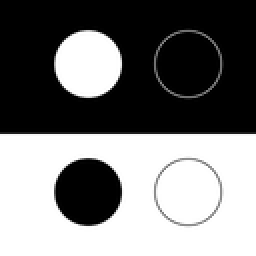
%> input picture Test.png, 128 x 128 px, shrunk from 256 x 256 before the run (shown 2 times larger)
$ octave main.m   (GNU Octave 9; MATLAB toolbox functions it lacks are replaced by stand-ins)
%> lines starting %> are read from the running program, lines starting %| are printed output that depends on the picture
### matR.m
function [M,T,RGB] = matR(I,sgn)
    % magnitudes and tangents of grayscale, double, range [0,1] image I
    % M in [0,1], double
    % T in 0:369
    %     angles are measured counterclockwise from 'x' axis
    %     where 'x' is row and 'y' is column
    % RGB: representation of M and T (see lines 44-49 for interpretation)
    % Similar to mat.m, but wavelet outputs are vector-averaged instead of
    %     interpolated

    stretch = 0;
    scale = 1;
    npeaks = 1;

    n = 16;
    N = 180;

    [nr,nc] = size(I);

    J = zeros(nr,nc,n);

    orientations = 0:N/n:N-N/n;
    for i = 1:n
        orientation = orientations(i);
        mr = rmorlet(stretch,scale,orientation,npeaks);
        Jr = conv2(I,sgn*mr,'same');
        J(:,:,i) = Jr.*(Jr > 0);
    end

    M = zeros(nr,nc);
    T = zeros(nr,nc);
    for row = 1:nr
        for col = 1:nc
            x = zeros(2,n);
            for i = 1:n
                a = orientations(i)/N*2*pi; % 0 to 2*pi
                x(:,i) = J(row,col,i)*[cos(a); sin(a)];
            end
            mx = mean(x,2);
            nmx = norm(mx);
            M(row,col) = nmx;
            mx = mx/nmx;
            a = atan2(mx(2),mx(1))/pi*180; % -180 to 180;
            if a < 0
                a = a+360;
            end
            T(row,col) = a/2;
        end
    end
    M = M/max(max(M));

    if nargout > 2
        H = T/360;
        S = ones(nr,nc);
        V = M;

        HSV = cat(3,cat(3,H,S),V);
        RGB = hsv2rgb(HSV);
    end
end

### matI.m
function [M,T,RGB] = matI(I)
    % magnitudes and tangents of grayscale, double, range [0,1] image I
    % M in [0,1], double
    % T in 0:359
    %     angles are measured counterclockwise from 'x' axis
    %     where 'x' is row and 'y' is column
    % RGB: representation of M and T (see lines 52-57 for interpretation)
    % Similar to mat.m, but wavelet outputs are vector-averaged instead of
    %     interpolated

    stretch = 0;
    scale = 1;
    npeaks = 1;

    n = 16;
    N = 360;

    [nr,nc] = size(I);

    J = zeros(nr,nc,n);

    orientations = 0:N/n:N-N/n;
    for i = 1:n
        orientation = orientations(i);
        mi = imorlet(stretch,scale,orientation,npeaks);
        J(:,:,i) = conv2(I,mi,'same');
    end

    M = zeros(nr,nc);
    T = zeros(nr,nc);
    for row = 1:nr
        for col = 1:nc
            x = zeros(2,n);
            for i = 1:n
                a = orientations(i)/N*2*pi; % 0 to 2*pi
                x(:,i) = J(row,col,i)*[cos(a); sin(a)];
            end
            mx = mean(x,2);
            nmx = norm(mx);
            M(row,col) = nmx;
            mx = mx/nmx;
            a = atan2(mx(2),mx(1))/pi*180; % -180 to 180;
            if a < 0
                a = a+360;
            end
            T(row,col) = a;
        end
    end
    M = M/max(max(M));

    if nargout > 2
        H = T/360;
        S = ones(nr,nc);
        V = M;

        HSV = cat(3,cat(3,H,S),V);
        RGB = hsv2rgb(HSV);
    end
end

### imorlet.m
function mi = imorlet(stretch,scale,orientation,npeaks)
    % imaginary part of morlet wavelet

    % controls width of gaussian window (default: scale)
    sigma = scale;

    % orientation (in radians)
    theta = -(orientation-90)/360*2*pi+pi;

    % controls elongation in direction perpendicular to wave
    gamma = 1/(1+stretch);

    % width and height of kernel
    support = 2.5*sigma/gamma;

    % wavelength (default: 4*sigma)
    lambda = 1/npeaks*4*sigma;

    % phase offset (in radians)
    psi = 0;

    xmin = -support;
    xmax = -xmin;
    ymin = xmin;
    ymax = xmax;

    xdomain = xmin:xmax;
    ydomain = ymin:ymax;

    [x,y] = meshgrid(xdomain,ydomain);

    xprime = cos(theta)*x+sin(theta)*y;
    yprime = -sin(theta)*x+cos(theta)*y;

    expf = exp(-0.5/sigma^2*(xprime.^2+gamma^2*yprime.^2));

    mi = expf.*sin(2*pi/lambda*xprime+psi);

    % mean = 0
    mi = mi-sum(sum(mi))/numel(mi);

    % norm = 1
    mi = mi./sqrt(sum(sum(mi.*mi)));
end

### rmorlet.m
function mr = rmorlet(stretch,scale,orientation,npeaks)
    % controls width of gaussian window (default: scale)
    sigma = scale;

    % orientation (in radians)
    theta = -(orientation-90)/360*2*pi;

    % controls elongation in direction perpendicular to wave
    gamma = 1/(1+stretch);

    % width and height of kernel
    support = 2.5*sigma/gamma;

    % wavelength (default: 4*sigma)
    lambda = 1/npeaks*4*sigma;

    % phase offset (in radians)
    psi = 0;


    xmin = -support;
    xmax = -xmin;
    ymin = xmin;
    ymax = xmax;

    xdomain = xmin:xmax;
    ydomain = ymin:ymax;

    [x,y] = meshgrid(xdomain,ydomain);

    xprime = cos(theta)*x+sin(theta)*y;
    yprime = -sin(theta)*x+cos(theta)*y;

    expf = exp(-0.5/sigma^2*(xprime.^2+gamma^2*yprime.^2));

    mr = expf.*cos(2*pi/lambda*xprime+psi);

    % mean = 0
    mr = mr-sum(sum(mr))/numel(mr);

    % norm = 1
    mr = mr./sqrt(sum(sum(mr.*mr)));
end

### main.m
% magnitudes and tangents

I = double(imread('Test.png'))/255;
%> I: size 128x128 double; min 0, max 1, mean 0.477
if size(I,3) > 1
    I = rgb2gray(I);
end
figure, imshow(I), title('input')

% 'positive' ridges, wavelet bank, 0...179
[~,~,RGB1] = matR(I,1);
%> the loop in matR, `for i = 1:n` made 16 passes
%> pass 1, in matR, `Jr = conv2(I,sgn*mr,'same');`:
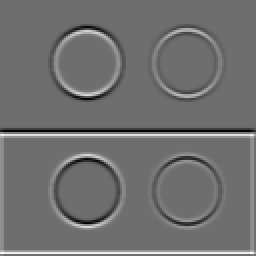
%> Jr: size 128x128 double (shown 2 times larger); min -0.89, max 1.17, mean 0.0142; drawn with min black and max white
%> after the loop in matR, `for row = 1:nr`:
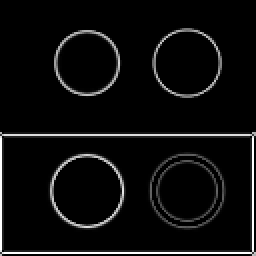
%> M: size 128x128 double (shown 2 times larger); min 0, max 0.187, mean 0.00948; drawn with min black and max white
%> after the loop in matR, `for row = 1:nr`:
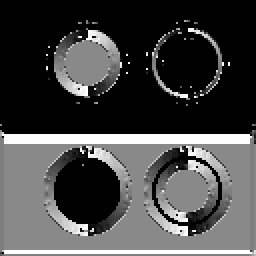
%> T: size 128x128 double (shown 2 times larger); 50.62% of the values are NaN or infinite; the others: min 2.22e-14, max 180, mean 101.7; drawn with min black, max white, NaN and infinite black
%> after the loop in matR, `for row = 1:nr`: x = 16 columns, first 8: [0 0 0 0 0 0 0 0; 0 0 0 0 0 0 0 0]
%> in matR, `HSV = cat(3,cat(3,H,S),V);`: HSV: size 128x128x3 double; 16.87% of the values are NaN or infinite; the others: min 0, max 1, mean 0.477
%> in matR, `RGB = hsv2rgb(HSV);`: RGB: size 128x128x3 double; 50.62% of the values are NaN or infinite; the others: min 0, max 1, mean 0.0566
figure, imshow(RGB1), title('positive ridges')

% 'negative' ridges, wavelet bank, 0...179
[~,~,RGB2] = matR(I,-1);
%> call 2 of matR, with sgn = -1
%> the loop in matR (call 2), `for i = 1:n` made 16 passes
%> pass 1, in matR (call 2), `Jr = conv2(I,sgn*mr,'same');`:
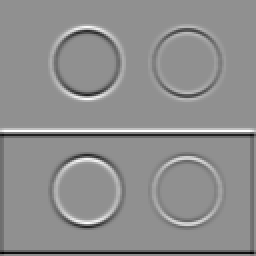
%> Jr: size 128x128 double (shown 2 times larger); min -1.17, max 0.89, mean -0.0142; drawn with min black and max white
%> after the loop in matR (call 2), `for row = 1:nr`:
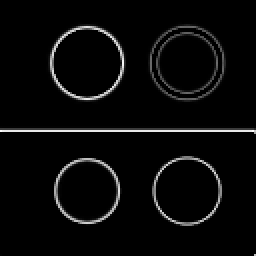
%> M: size 128x128 double (shown 2 times larger); min 0, max 0.174, mean 0.00639; drawn with min black and max white
%> after the loop in matR (call 2), `for row = 1:nr`:
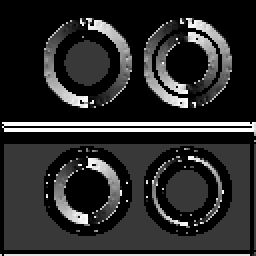
%> T: size 128x128 double (shown 2 times larger); 54.33% of the values are NaN or infinite; the others: min 3.11e-15, max 180, mean 67.89; drawn with min black, max white, NaN and infinite black
%> after the loop in matR (call 2), `for row = 1:nr`: x = 16 columns, first 8: [0 0.192 0.265 0.183 3.13e-17 -0.183 -0.265 -0.192; 0 0.0797 0.265 0.441 0.512 0.441 0.265 0.0797]
%> in matR (call 2), `HSV = cat(3,cat(3,H,S),V);`: HSV: size 128x128x3 double; 18.11% of the values are NaN or infinite; the others: min 0, max 1, mean 0.457
%> in matR (call 2), `RGB = hsv2rgb(HSV);`: RGB: size 128x128x3 double; 54.33% of the values are NaN or infinite; the others: min 0, max 1, mean 0.0434
figure, imshow(RGB2), title('negative ridges')

% derivatives, wavelet bank, 0...359
[~,~,RGB3] = matI(I);
%> (the run ends here)
